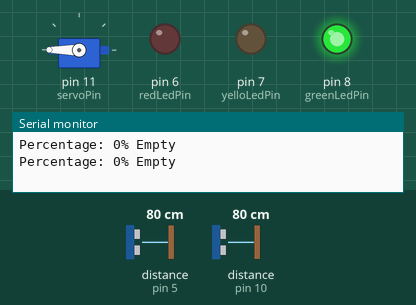
This sketch was run on a simulated Arduino Uno, built with avr-gcc and run on an emulated ATmega328P. On the bench: servo, output pins drawn as LEDs (lit = HIGH), the last lines printed to the serial monitor. Wiring (inferred from the names in the program): 2 × ultrasonic range finder: trigger pin 4, echo pin 5 / trigger pin 9, echo pin 10. The inputs (shaded band) are chosen by the test bench; at power-on: distance to the obstacle (sensors on pin 10, pin 5) 80 cm. The echo pulse lasts 58.3 µs per cm; pins used as bus, display or sensor lines are not drawn.

Above: at 1.8 s.
1.9 s: distance to the obstacle (sensor on pin 10) set to 23 cm
3.4 s: distance to the obstacle (sensor on pin 10) set to 20 cm
At 4.2 s:
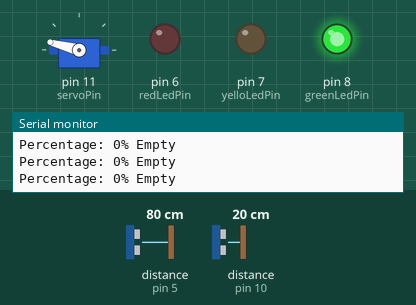
At 7.0 s:
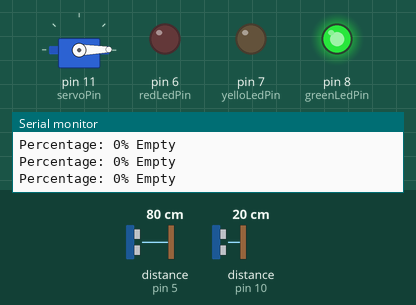
Timing chart, 0 to 8.5 s (numbered marks = the images above; inputs shaded):
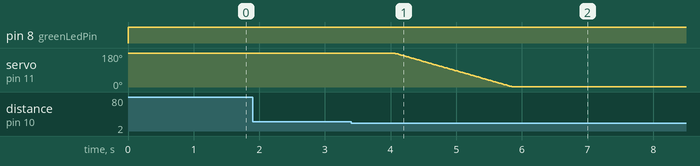

Measured:
- the behaviour switches between 22 and 21 cm on distance to the obstacle (sensor on pin 10) (found by bisection; images 0 and 1)
- after the input at 3.4 s, servo on pin 11 (servoPin): moves from 180° to 1° over 1.8 s, starting after 0.65 s

The sketch:

The_SRB_Project.ino
```cpp
// SRB PROJECT BY ZIYAD WALID

// libraries
#include <Servo.h>

// Create a servo motor object
Servo myServo;

// first function
const int triggerPin = 4;
const int echoPin = 5;
const int redLedPin = 6;
const int yelloLedPin = 7;
const int greenLedPin = 8;

// second function
const int triggerPin2 = 9;
const int echoPin2 = 10;
const int servoPin = 11;

// servo postion
int servoPos;
const int closedPos =  180;
const int openPos = 0;

// Global variable for percentage & distance2
int percentage = 0;
int distance2;


void setup()
{
  Serial.begin(9600);

  pinMode(triggerPin, OUTPUT);
  pinMode(echoPin, INPUT);
  pinMode(redLedPin, OUTPUT);
  pinMode(yelloLedPin, OUTPUT);
  pinMode(greenLedPin, OUTPUT);

  pinMode(triggerPin2, OUTPUT);
  pinMode(echoPin2, INPUT);

  // Attach the servo to its pin
  myServo.attach(servoPin);

  // Close Dustbin by default
  servoPos = closedPos;
  myServo.write(servoPos);
}

void loop()
{
  // measure distance for first ultrasonic sensor and get perecentage
  ultrasonicSensor_1();

  // Check percentage range and control LEDs accordingly for the first ultrasonic sensor
  checkPercentage();

  // Measure the distance for the second ultrasonic sensor
  ultrasonicSensor_2();

  // Open and Close Logic
  openAndclose_Trash();

  Serial.println(); // Move to the next line in the Serial Monitor
  delay(1000); // Delay for a moment to avoid too frequent readings
}

void ultrasonicSensor_1(){
  digitalWrite(triggerPin, LOW);
  delayMicroseconds(2);
  digitalWrite(triggerPin, HIGH);
  delayMicroseconds(10);
  digitalWrite(triggerPin, LOW);
  int duration = pulseIn(echoPin, HIGH);
  int distance = (duration * 0.0343) / 2;

  // Calculate percentage for the first ultrasonic sensor
  percentage = map(distance, 0, 21, 100, 0);
  percentage = constrain(percentage, 0, 100);

  // Display the percentage on the Serial Monitor
  Serial.print("Percentage: ");
  Serial.print(percentage);
  Serial.print("%");
}

void checkPercentage(){
   if (percentage >= 75 && percentage <= 100) {
     Serial.print(" Full");
     digitalWrite(redLedPin, HIGH);
     digitalWrite(yelloLedPin, LOW);
     digitalWrite(greenLedPin, LOW);
  } else if (percentage >= 0 && percentage <= 25) {
     Serial.print(" Empty");
     digitalWrite(redLedPin, LOW);
     digitalWrite(yelloLedPin, LOW);
     digitalWrite(greenLedPin, HIGH);
   } else {
     Serial.print(" Normal");
     digitalWrite(redLedPin, LOW);
     digitalWrite(yelloLedPin, HIGH);
     digitalWrite(greenLedPin, LOW);
   }
 }

void ultrasonicSensor_2(){
  digitalWrite(triggerPin2, LOW);
  delayMicroseconds(2);
  digitalWrite(triggerPin2, HIGH);
  delayMicroseconds(10);
  digitalWrite(triggerPin2, LOW);
  int duration2 = pulseIn(echoPin2, HIGH);
  distance2 = (duration2 * 0.0343) / 2;
}

void openAndclose_Trash(){
  if (distance2 >= 0 && distance2 <= 20 ){
    openTrash();
    delay(5000);
  } else{
    closeTrash();
  }
}

void openTrash(){
    while (servoPos > openPos){
      myServo.write(servoPos);
      servoPos -=1;
      delay(10);
  }
}

void closeTrash(){
    while (servoPos < closedPos){
      myServo.write(servoPos);
      servoPos +=1;
      delay(10);
  }
}
```
